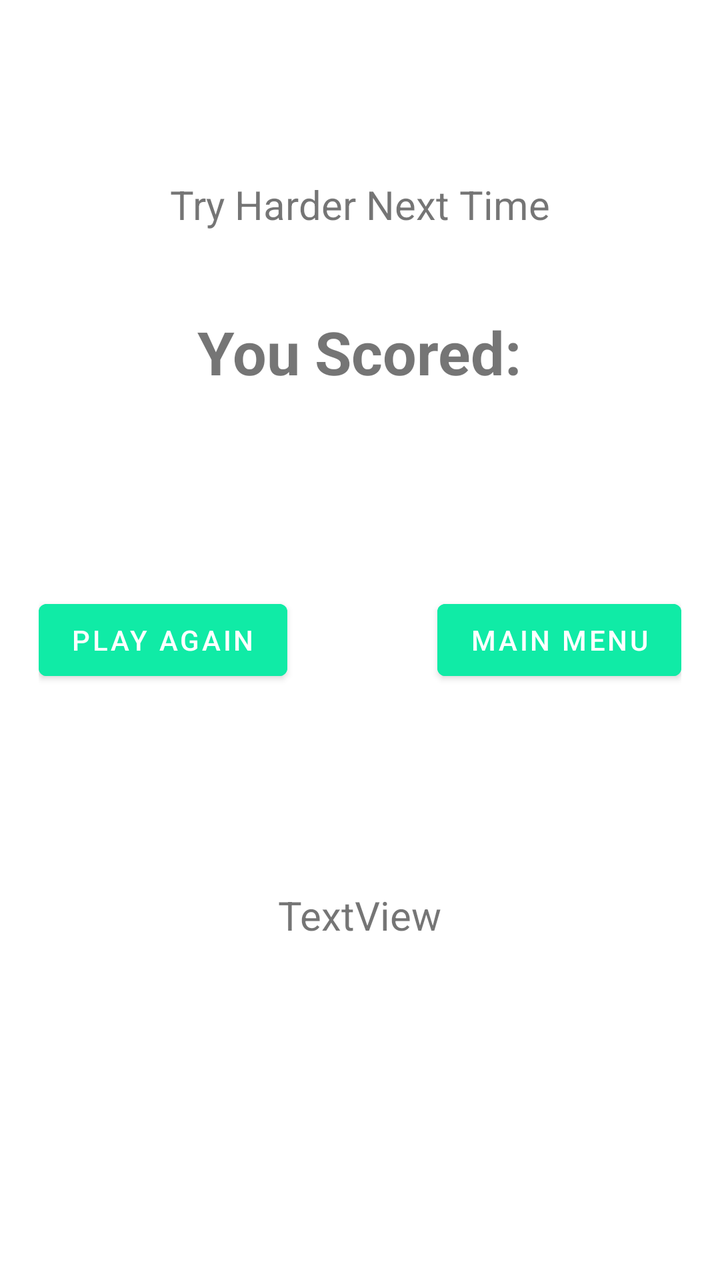
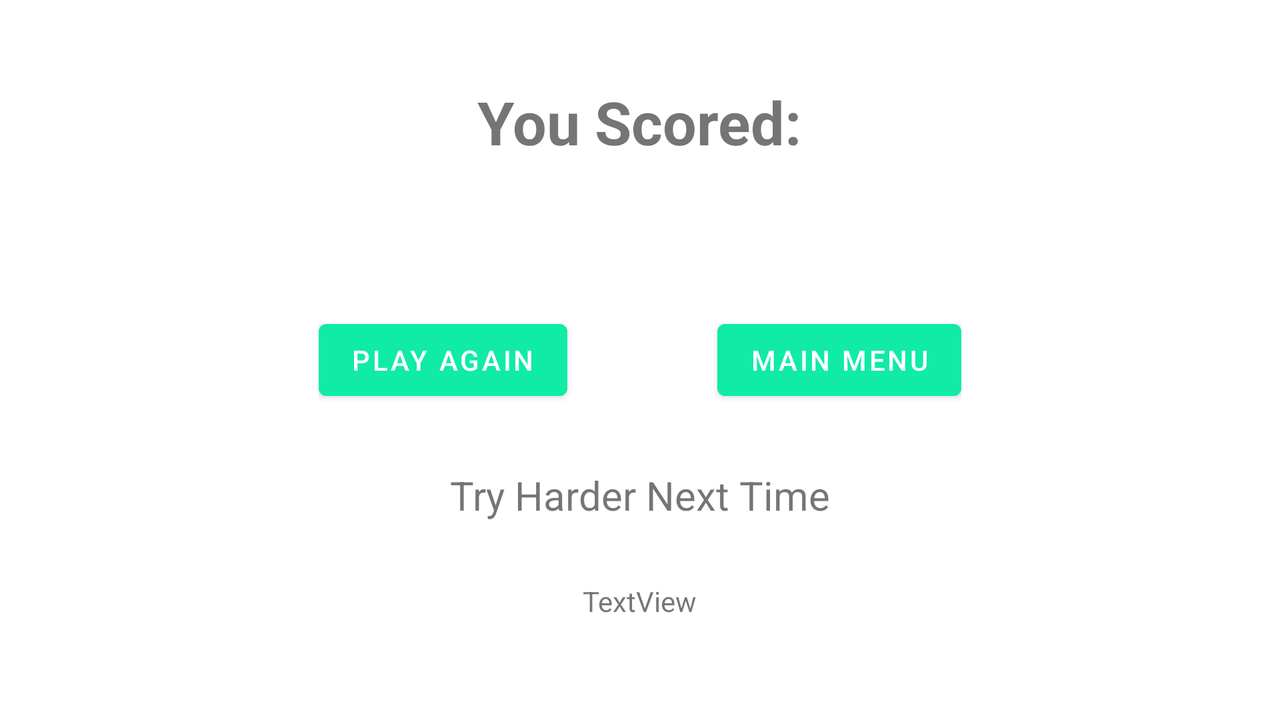

Two renders of one Android screen. The first uses the default layout on a phone; the second uses the alternative layout the repository ships for a different screen configuration, on a matching device. The two XML files are below.
<!-- AndroidManifest.xml: application theme Theme.DeltaTask1 -->
<!-- res/layout/activity_main2.xml -->
<?xml version="1.0" encoding="utf-8"?>
<RelativeLayout xmlns:android="http://schemas.android.com/apk/res/android"
    xmlns:app="http://schemas.android.com/apk/res-auto"
    xmlns:tools="http://schemas.android.com/tools"
    android:layout_width="match_parent"
    android:layout_height="match_parent"
    tools:context=".MainActivity2">

   <LinearLayout
       android:layout_width="wrap_content"
       android:layout_height="wrap_content"
       android:layout_centerInParent="true"
       android:orientation="horizontal"
       android:id="@+id/choices">
       <Button
           android:id="@+id/againBtn"
           android:layout_width="wrap_content"
           android:layout_height="wrap_content"
           android:layout_centerVertical="true"
           android:text="Play Again"
           android:backgroundTint="#10eba6"
           tools:layout_editor_absoluteX="76dp"
           tools:layout_editor_absoluteY="341dp"
           android:layout_marginRight="75dp"
           android:onClick="again"/>

       <Button
           android:id="@+id/extBtn"
           android:layout_width="wrap_content"
           android:layout_height="wrap_content"
           android:layout_centerInParent="true"
           android:backgroundTint="#10eba6"
           android:text="Main Menu"
           android:onClick="mainMenu"/>
   </LinearLayout>

    <TextView
        android:id="@+id/scrView"
        android:layout_width="wrap_content"
        android:layout_height="wrap_content"
        android:text="You Scored:"
        android:textStyle="bold"
        android:layout_centerHorizontal="true"
        android:layout_above="@+id/choices"
        android:layout_marginBottom="100dp"
        android:textSize="30sp"/>

    <TextView
        android:id="@+id/msg"
        android:layout_width="wrap_content"
        android:layout_height="wrap_content"
        android:text="Try Harder Next Time"
        android:layout_above="@id/scrView"
        android:layout_centerHorizontal="true"
        android:layout_marginBottom="40dp"
        android:textSize="20sp"
        />

    <TextView
        android:id="@+id/scr"
        android:layout_width="wrap_content"
        android:layout_height="wrap_content"
        android:text="TextView"
        android:layout_below="@id/choices"
        android:layout_marginTop="100dp"
        android:layout_centerHorizontal="true"
        android:textSize="20dp"/>
</RelativeLayout>
<!-- resources referenced by this layout -->
<resources>
  <style name="Theme.DeltaTask1" parent="Theme.MaterialComponents.DayNight.DarkActionBar">
          
          <item name="colorPrimary">@color/purple_500</item>
          <item name="colorPrimaryVariant">@color/purple_700</item>
          <item name="colorOnPrimary">@color/white</item>
          
          <item name="colorSecondary">@color/teal_200</item>
          <item name="colorSecondaryVariant">@color/teal_700</item>
          <item name="colorOnSecondary">@color/black</item>
          
          <item name="android:statusBarColor" tools:targetApi="l">?attr/colorPrimaryVariant</item>
          
      </style>
</resources>
<!-- res/layout-land/activity_main2.xml (the repository's variant of the layout above) -->
<!-- drawn on the phone turned sideways -->
<?xml version="1.0" encoding="utf-8"?>
<RelativeLayout xmlns:android="http://schemas.android.com/apk/res/android"
    xmlns:app="http://schemas.android.com/apk/res-auto"
    xmlns:tools="http://schemas.android.com/tools"
    android:layout_width="match_parent"
    android:layout_height="match_parent"
    tools:context=".MainActivity2">

   <LinearLayout
       android:layout_width="wrap_content"
       android:layout_height="wrap_content"
       android:layout_centerInParent="true"
       android:orientation="horizontal"
       android:id="@+id/choices">
       <Button
           android:id="@+id/againBtn"
           android:layout_width="wrap_content"
           android:layout_height="wrap_content"
           android:layout_centerVertical="true"
           android:text="Play Again"
           android:backgroundTint="#10eba6"
           tools:layout_editor_absoluteX="76dp"
           tools:layout_editor_absoluteY="341dp"
           android:layout_marginRight="75dp"
           android:onClick="again"/>

       <Button
           android:id="@+id/extBtn"
           android:layout_width="wrap_content"
           android:layout_height="wrap_content"
           android:layout_centerInParent="true"
           android:backgroundTint="#10eba6"
           android:text="Main Menu"
           android:onClick="mainMenu"/>
   </LinearLayout>

    <TextView
        android:id="@+id/scrView"
        android:layout_width="wrap_content"
        android:layout_height="wrap_content"
        android:text="You Scored:"
        android:textStyle="bold"
        android:layout_centerHorizontal="true"
        android:layout_above="@+id/choices"
        android:layout_marginBottom="75dp"
        android:textSize="30sp"/>

    <TextView
        android:id="@+id/msg"
        android:layout_width="wrap_content"
        android:layout_height="wrap_content"
        android:text="Try Harder Next Time"
        android:layout_below="@id/choices"
        android:layout_centerHorizontal="true"
        android:layout_marginTop="30dp"
        android:textSize="20sp"/>

    <TextView
        android:id="@+id/scr"
        android:layout_width="wrap_content"
        android:layout_height="wrap_content"
        android:text="TextView"
        android:layout_below="@id/msg"
        android:layout_centerHorizontal="true"
        android:layout_marginTop="30dp"/>
</RelativeLayout>
